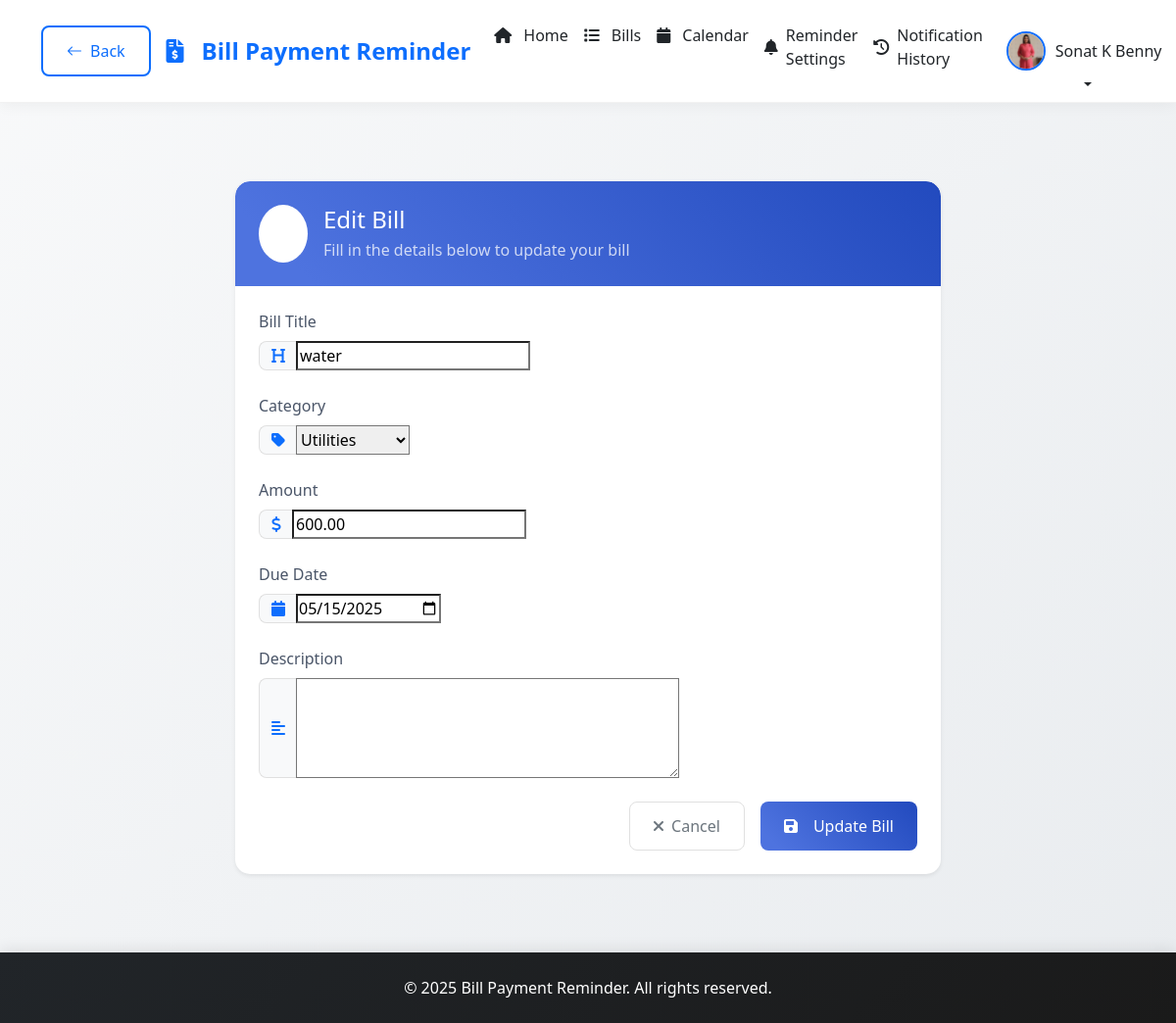
/bills/33/update/ (signed in), run on the app's committed database.
### app/models.py (models this page shows, shortened)
class Profile(models.Model):
    user = models.OneToOneField(User, on_delete=models.CASCADE)
    profile_picture = models.ImageField(upload_to='profile_pics/', null=True, blank=True)
    phone_number = models.CharField(max_length=15, blank=True)
    address = models.TextField(blank=True)
    otp = models.CharField(max_length=6, null=True, blank=True)
    otp_created_at = models.DateTimeField(null=True, blank=True)
    reset_otp = models.CharField(max_length=6, null=True, blank=True)
    reset_otp_created_at = models.DateTimeField(null=True, blank=True)

class Bill(models.Model):
    CATEGORY_CHOICES = [
        ('utilities', 'Utilities'),
        ('rent', 'Rent'),
        ('insurance', 'Insurance'),
        ('subscription', 'Subscription'),
        ('other', 'Other'),
    ]
    PAYMENT_STATUS_CHOICES = [
        ('pending', 'Pending'),
        ('paid', 'Paid'),
        ('overdue', 'Overdue'),
    ]
    user = models.ForeignKey(User, on_delete=models.CASCADE)
    title = models.CharField(max_length=200)
    description = models.TextField(blank=True)
    amount = models.DecimalField(max_digits=10, decimal_places=2)
    due_date = models.DateField()
    category = models.CharField(max_length=20, choices=CATEGORY_CHOICES)
    payment_status = models.CharField(max_length=20, choices=PAYMENT_STATUS_CHOICES, default='pending')
    paid_date = models.DateTimeField(null=True, blank=True)
    created_at = models.DateTimeField(auto_now_add=True)
    updated_at = models.DateTimeField(auto_now=True)
    reminder_sent = models.BooleanField(default=False)
    last_reminder_sent = models.DateTimeField(null=True, blank=True)

### app/views.py (the view)
# urls.py: path('bills/<int:pk>/update/', views.bill_update, name='bill_update'),
@login_required
def bill_update(request, pk):
    bill = get_object_or_404(Bill, pk=pk, user=request.user)
    if request.method == 'POST':
        form = BillForm(request.POST, instance=bill)
        if form.is_valid():
            form.save()
            messages.success(request, 'Bill updated successfully!')
            return redirect('bill_list')
    else:
        form = BillForm(instance=bill)
    return render(request, 'app/bill_form.html', {'form': form, 'title': 'Update Bill'})

### app/forms.py (shortened to what this page needs)
class BillForm(forms.ModelForm):
    amount = forms.DecimalField(
        min_value=0.01,
        max_digits=10,
        decimal_places=2,
        error_messages={
            'min_value': 'Amount must be a positive number',
            'invalid': 'Amount must be a valid number'
        }
    )
    class Meta:
        model = Bill
        fields = ['title', 'amount', 'due_date', 'category', 'description']
        widgets = {
            'due_date': forms.DateInput(attrs={'type': 'date'}),
            'amount': forms.NumberInput(attrs={'min': '0.01', 'step': '0.01'}),
            'description': forms.Textarea(attrs={'rows': 4}),
        }

### app/templates/app/bill_form.html (shortened to what this page needs)
{% extends 'app/base.html' %}
{% block content %}
<div class="container py-5">
    <div class="row justify-content-center">
        <div class="col-md-8">
            <div class="card border-0 shadow-sm">
                <div class="card-header bg-gradient-primary text-white py-4">
                    <div class="d-flex align-items-center">
                        <div class="flex-shrink-0">
                            <div class="bg-white bg-opacity-20 rounded-circle p-3">
                                <i class="fas fa-file-invoice-dollar fa-2x"></i>
                            </div>
                        </div>
                        <div class="flex-grow-1 ms-3">
                            <h4 class="mb-1">{% if form.instance.pk %}Edit Bill{% else %}Create New Bill{% endif %}</h4>
                            <p class="mb-0 opacity-75">Fill in the details below to {% if form.instance.pk %}update{% else %}create{% endif %} your bill</p>
                        </div>
                    </div>
                </div>
                <div class="card-body p-4">
                    <form method="post" class="needs-validation" novalidate>
                        <div class="mb-4">
                            <label for="{{ form.title.id_for_label }}" class="form-label">Bill Title</label>
                            <div class="input-group">
                                <span class="input-group-text bg-light">
                                    <i class="fas fa-heading text-primary"></i>
                                </span>
                                {{ form.title }}
                            </div>
                        </div>
                        <div class="mb-4">
                            <label for="{{ form.category.id_for_label }}" class="form-label">Category</label>
                            <div class="input-group">
                                <span class="input-group-text bg-light">
                                    <i class="fas fa-tag text-primary"></i>
                                </span>
                                {{ form.category }}
                            </div>
                        </div>
                        <div class="mb-4">
                            <label for="{{ form.amount.id_for_label }}" class="form-label">Amount</label>
                            <div class="input-group">
                                <span class="input-group-text bg-light">
                                    <i class="fas fa-dollar-sign text-primary"></i>
                                </span>
                                {{ form.amount }}
                            </div>
                        </div>
                        <div class="mb-4">
                            <label for="{{ form.due_date.id_for_label }}" class="form-label">Due Date</label>
                            <div class="input-group">
                                <span class="input-group-text bg-light">
                                    <i class="fas fa-calendar text-primary"></i>
                                </span>
                                {{ form.due_date }}
                            </div>
                        </div>
                        <div class="mb-4">
                            <label for="{{ form.description.id_for_label }}" class="form-label">Description</label>
                            <div class="input-group">
                                <span class="input-group-text bg-light">
                                    <i class="fas fa-align-left text-primary"></i>
                                </span>
                                {{ form.description }}
                            </div>
                        </div>
                        <div class="d-grid gap-2 d-md-flex justify-content-md-end">
                            <a href="{% url 'bill_list' %}" class="btn btn-outline-secondary me-md-2">
                                <i class="fas fa-times me-2"></i>Cancel
                            </a>
                            <button type="submit" class="btn btn-primary">
                                <i class="fas fa-save me-2"></i>{% if form.instance.pk %}Update Bill{% else %}Create Bill{% endif %}
                            </button>
                        </div>
                    </form>
                </div>
            </div>
        </div>
    </div>
</div>
{% endblock %}

### app/templates/app/base.html (shortened to what this page needs)
<!DOCTYPE html>
<html lang="en">
<head>
    <link href="https://cdn.jsdelivr.net/npm/bootstrap@5.3.0/dist/css/bootstrap.min.css" rel="stylesheet">
    <link rel="stylesheet" href="https://cdn.jsdelivr.net/npm/bootstrap-icons@1.7.2/font/bootstrap-icons.css">
    <link rel="stylesheet" href="https://cdnjs.cloudflare.com/ajax/libs/font-awesome/6.0.0/css/all.min.css">
</head>
<body>
    <nav class="navbar navbar-expand-lg">
        <div class="container">
            {% if not request.resolver_match.url_name == 'login' %}
                <button class="btn btn-back" onclick="history.back()">
                    <i class="bi bi-arrow-left"></i> Back
                </button>
            {% endif %}
            <a class="navbar-brand" href="{% url 'index' %}">
                <i class="fas fa-file-invoice-dollar me-2"></i>Bill Payment Reminder
            </a>
            <div class="collapse navbar-collapse" id="navbarNav">
                <ul class="navbar-nav ms-auto">
                    {% if user.is_authenticated %}
                        <li class="nav-item">
                            <a class="nav-link {% if request.resolver_match.url_name == 'index' %}active{% endif %}" href="{% url 'index' %}">
                                <i class="fas fa-home me-1"></i>Home
                            </a>
                        </li>
                        <li class="nav-item">
                            <a class="nav-link {% if request.resolver_match.url_name == 'bill_list' %}active{% endif %}" href="{% url 'bill_list' %}">
                                <i class="fas fa-list me-1"></i>Bills
                            </a>
                        </li>
                        <li class="nav-item">
                            <a class="nav-link {% if request.resolver_match.url_name == 'calendar' %}active{% endif %}" href="{% url 'calendar' %}">
                                <i class="fas fa-calendar me-1"></i>Calendar
                            </a>
                        </li>
                        <li class="nav-item">
                            <a class="nav-link" href="{% url 'reminder_settings' %}">
                                <i class="fas fa-bell"></i> Reminder Settings
                            </a>
                        </li>
                        <li class="nav-item">
                            <a class="nav-link" href="{% url 'notification_history' %}">
                                <i class="fas fa-history"></i> Notification History
                            </a>
                        </li>
                        <li class="nav-item dropdown">
                            <a class="nav-link dropdown-toggle" href="#" id="navbarDropdown" role="button" data-bs-toggle="dropdown">
                                <div class="user-profile">
                                    {% if user.profile.profile_picture %}
                                        <img src="{{ user.profile.profile_picture.url }}" alt="Profile">
                                    {% else %}
                                        <i class="bi bi-person-circle"></i>
                                    {% endif %}
                                    <span class="user-name">{{ user.get_full_name|default:user.username }}</span>
                                </div>
                            </a>
                        </li>
                    {% endif %}
                </ul>
            </div>
        </div>
    </nav>
    <div class="main-content">
        <div class="container">
            {% block content %}
            {% endblock %}
        </div>
    </div>
    <footer class="footer">
        <div class="container text-center">
            <p class="mb-0">&copy; 2025 Bill Payment Reminder. All rights reserved.</p>
        </div>
    </footer>
</body>
</html>

### app/templates/app/base.html (style rules this page uses)
:root { --primary-color: #0d6efd; --secondary-color: #6c757d; --success-color: #198754; --danger-color: #dc3545; --warning-color: #ffc107; --info-color: #0dcaf0; --light-color: #f8f9fa; --dark-color: #212529; --border-radius: 15px; --box-shadow: 0 4px 6px rgba(0,0,0,0.1); --transition: all 0.3s ease; }
body { font-family: 'Segoe UI', Tahoma, Geneva, Verdana, sans-serif; background: linear-gradient(135deg, #f8f9fa 0%, #e9ecef 100%); min-height: 100vh; display: flex; flex-direction: column; }
.navbar { background: rgba(255, 255, 255, 0.95); backdrop-filter: blur(10px); box-shadow: 0 2px 15px rgba(0,0,0,0.05); position: sticky; top: 0; z-index: 1000; border-bottom: 1px solid rgba(0,0,0,0.05); padding: 1rem 0; }
.navbar-brand { font-weight: 700; font-size: 1.5rem; color: var(--primary-color) !important; display: flex; align-items: center; gap: 10px; transition: var(--transition); }
.nav-link { color: var(--dark-color) !important; font-weight: 500; transition: var(--transition); padding: 0.5rem 1rem; border-radius: 8px; display: flex; align-items: center; gap: 8px; position: relative; }
.nav-link::after { content: ''; position: absolute; bottom: 0; left: 50%; transform: translateX(-50%); width: 0; height: 2px; background: linear-gradient(135deg, var(--primary-color), #0056b3); transition: var(--transition); }
.btn-primary { background: linear-gradient(135deg, var(--primary-color), #0056b3); border: none; padding: 0.75rem 1.5rem; font-weight: 500; transition: var(--transition); border-radius: 10px; display: flex; align-items: center; gap: 8px; }
.main-content { flex: 1; padding: 2rem 0; }
.footer { background: linear-gradient(135deg, var(--dark-color), #1a1a1a); color: white; padding: 1.5rem 0; margin-top: auto; box-shadow: 0 -2px 15px rgba(0,0,0,0.1); }
.card { border: none; border-radius: var(--border-radius); box-shadow: var(--box-shadow); transition: var(--transition); background: white; overflow: hidden; }
.card-header { background: linear-gradient(135deg, var(--primary-color), #0056b3); color: white; border: none; border-radius: var(--border-radius) var(--border-radius) 0 0 !important; padding: 1.5rem; display: flex; align-items: center; gap: 10px; }
.card-header i { font-size: 1.5rem; }
.btn-back { background-color: transparent; color: var(--primary-color); border: 2px solid var(--primary-color); padding: 0.5rem 1rem; border-radius: 8px; transition: var(--transition); margin-right: 1rem; display: flex; align-items: center; gap: 8px; }
.user-profile { display: flex; align-items: center; position: relative; gap: 10px; padding: 0.5rem; border-radius: 8px; transition: var(--transition); }
.user-profile img { width: 40px; height: 40px; border-radius: 50%; object-fit: cover; border: 2px solid var(--primary-color); transition: var(--transition); }
.user-profile .user-name { color: var(--dark-color); font-weight: 500; }

### app/templates/app/bill_form.html (style rules this page uses)
.bg-gradient-primary { background: linear-gradient(45deg, #4e73df 10%, #224abe 100%); }
.card { border-radius: 15px; overflow: hidden; }
.card-header { border-bottom: none; }
.input-group-text { border: 1px solid #e0e0e0; border-right: none; border-radius: 8px 0 0 8px; }
.btn { padding: 0.75rem 1.5rem; border-radius: 8px; font-weight: 500; transition: all 0.3s ease; }
.btn-primary { background: linear-gradient(45deg, #4e73df 10%, #224abe 100%); border: none; }
.btn-outline-secondary { border: 1px solid #e0e0e0; }
.form-label { font-weight: 500; color: #4a5568; margin-bottom: 0.5rem; }

### data on the page
Bill: title "water", category "Utilities", amount "600.00", due_date "05/15/2025"

### other printed values
{{ user.get_full_name|default:user.username }} "Sonat K Benny"
